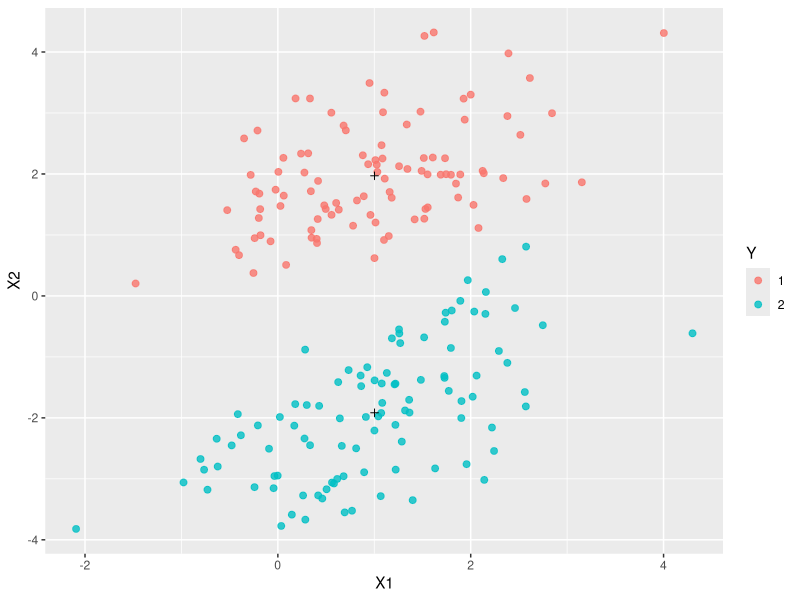

The R source for this figure:
## ---- chunk 1
knitr::opts_chunk$set(echo = TRUE)
## ---- chunk 2
library(ggplot2)
library(MASS)
library(mvtnorm)

set.seed(0)
# Variance Covariance matrix for random bivariate gaussian sample
var_covar <- matrix(data = c(1, 0.5, 0.5, 1), nrow = 2)
  
# Random bivariate Gaussian samples for class 1
C1 <- rmvnorm(100, mean = c(1, 2), sigma = var_covar)
  
# Random bivariate Gaussian samples for class 2
C2 <- rmvnorm(100, mean = c(1, -2), sigma = var_covar)

# Samples for the dependent variable
Y_samples <- c(rep(1, 100), rep(2, 100))
  
# Combining the independent and dependent variables into a dataframe
dataset <- as.data.frame(cbind(rbind(C1, C2), Y_samples))
colnames(dataset) <- c("X1", "X2", "Y")
dataset$Y <- as.character(dataset$Y)
  
# Plot the above samples and color by class labels
centroids <- aggregate(cbind(X1,X2)~Y,dataset,mean)

ggplot() + geom_point(data = dataset, aes(x = X1, y = X2,
color = Y),size = 2, alpha = .8) +
geom_point(data = centroids, aes(x = X1, y = X2),shape=3,alpha=1)
## ---- chunk 3

mu1<-rbind(sum(C1[,1])/nrow(C1),sum(C1[,2])/nrow(C1))
mu2<-rbind(sum(C2[,1])/nrow(C2),sum(C2[,2])/nrow(C2))
common_cov<-matrix(data=c(0,0,0,0),nrow=2,ncol=2)



for (i in C1){
  common_cov<-common_cov+(((i-mu1)%*%t(i-mu1)/ (length(C1+C2)-2)))
}

for (i in C2){
  common_cov<-common_cov+(((i-mu2)%*%t(i-mu2))/ (length(C1+C2)-2))
}

